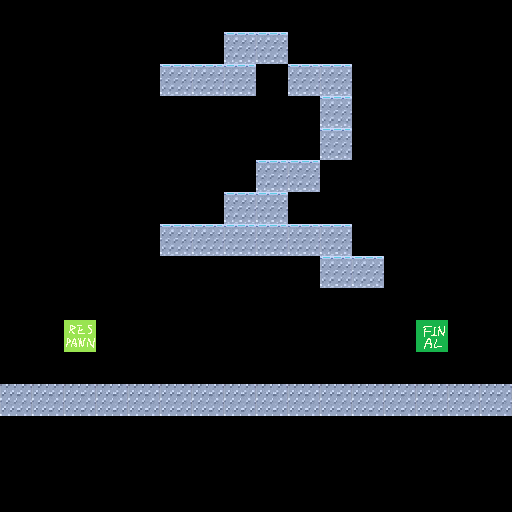

This game map was drawn from its Tiled (.tmx) file and the tilesets committed beside it. A one-line description and the full map source follow:
An orthogonal 16x16 tile map with 32x32 px tiles, 3 tile layers (图块层 1, 图块层 2, 图块层 3).

<map version="1.10" tiledversion="1.11.2" orientation="orthogonal" renderorder="right-down" width="16" height="16" tilewidth="32" tileheight="32" infinite="0" nextlayerid="4" nextobjectid="1">
 <tileset firstgid="1" source="DefaultMapSet.tsx" />
 <layer id="1" name="图块层 1" width="16" height="16">
  <data encoding="csv">
0,0,0,0,0,0,0,0,0,0,0,0,0,0,0,0,
0,0,0,0,0,0,0,0,0,0,0,0,0,0,0,0,
0,0,0,0,0,0,0,0,0,0,0,0,0,0,0,0,
0,0,0,0,0,0,0,0,0,0,0,0,0,0,0,0,
0,0,0,0,0,0,0,0,0,0,0,0,0,0,0,0,
0,0,0,0,0,0,0,0,0,0,0,0,0,0,0,0,
0,0,0,0,0,0,0,0,0,0,0,0,0,0,0,0,
0,0,0,0,0,0,0,0,0,0,0,0,0,0,0,0,
0,0,0,0,0,0,0,0,0,0,0,0,0,0,0,0,
0,0,0,0,0,0,0,0,0,0,0,0,0,0,0,0,
0,0,0,0,0,0,0,0,0,0,0,0,0,0,0,0,
0,0,0,0,0,0,0,0,0,0,0,0,0,0,0,0,
3,3,3,3,3,3,3,3,3,3,3,3,3,3,3,3,
0,0,0,0,0,0,0,0,0,0,0,0,0,0,0,0,
0,0,0,0,0,0,0,0,0,0,0,0,0,0,0,0,
0,0,0,0,0,0,0,0,0,0,0,0,0,0,0,0
</data>
 </layer>
 <layer id="2" name="图块层 2" width="16" height="16">
  <data encoding="csv">
0,0,0,0,0,0,0,0,0,0,0,0,0,0,0,0,
0,0,0,0,0,0,0,0,0,0,0,0,0,0,0,0,
0,0,0,0,0,0,0,0,0,0,0,0,0,0,0,0,
0,0,0,0,0,0,0,0,0,0,0,0,0,0,0,0,
0,0,0,0,0,0,0,0,0,0,0,0,0,0,0,0,
0,0,0,0,0,0,0,0,0,0,0,0,0,0,0,0,
0,0,0,0,0,0,0,0,0,0,0,0,0,0,0,0,
0,0,0,0,0,0,0,0,0,0,0,0,0,0,0,0,
0,0,0,0,0,0,0,0,0,0,0,0,0,0,0,0,
0,0,0,0,0,0,0,0,0,0,0,0,0,0,0,0,
0,0,21,0,0,0,0,0,0,0,0,0,0,29,0,0,
0,0,0,0,0,0,0,0,0,0,0,0,0,0,0,0,
0,0,0,0,0,0,0,0,0,0,0,0,0,0,0,0,
0,0,0,0,0,0,0,0,0,0,0,0,0,0,0,0,
0,0,0,0,0,0,0,0,0,0,0,0,0,0,0,0,
0,0,0,0,0,0,0,0,0,0,0,0,0,0,0,0
</data>
 </layer>
 <layer id="3" name="图块层 3" width="16" height="16">
  <data encoding="csv">
0,0,0,0,0,0,0,0,0,0,0,0,0,0,0,0,
0,0,0,0,0,0,0,4,4,0,0,0,0,0,0,0,
0,0,0,0,0,4,4,4,0,4,4,0,0,0,0,0,
0,0,0,0,0,0,0,0,0,0,4,0,0,0,0,0,
0,0,0,0,0,0,0,0,0,0,4,0,0,0,0,0,
0,0,0,0,0,0,0,0,4,4,0,0,0,0,0,0,
0,0,0,0,0,0,0,4,4,0,0,0,0,0,0,0,
0,0,0,0,0,4,4,4,4,4,4,0,0,0,0,0,
0,0,0,0,0,0,0,0,0,0,4,4,0,0,0,0,
0,0,0,0,0,0,0,0,0,0,0,0,0,0,0,0,
0,0,0,0,0,0,0,0,0,0,0,0,0,0,0,0,
0,0,0,0,0,0,0,0,0,0,0,0,0,0,0,0,
0,0,0,0,0,0,0,0,0,0,0,0,0,0,0,0,
0,0,0,0,0,0,0,0,0,0,0,0,0,0,0,0,
0,0,0,0,0,0,0,0,0,0,0,0,0,0,0,0,
0,0,0,0,0,0,0,0,0,0,0,0,0,0,0,0
</data>
 </layer>
</map>
